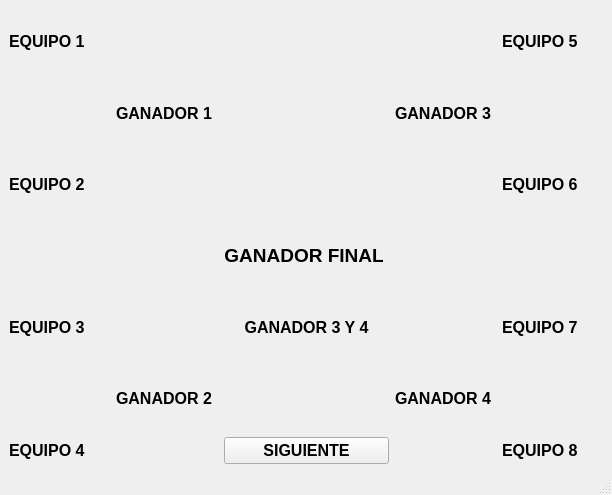
<?xml version="1.0" encoding="UTF-8"?>
<ui version="4.0">
 <class>MainWindow</class>
 <widget class="QMainWindow" name="MainWindow">
  <property name="geometry">
   <rect>
    <x>0</x>
    <y>0</y>
    <width>612</width>
    <height>495</height>
   </rect>
  </property>
  <property name="windowTitle">
   <string>Ventana 6</string>
  </property>
  <widget class="QWidget" name="centralwidget">
   <layout class="QGridLayout" name="gridLayout">
    <item row="0" column="4">
     <widget class="QLabel" name="label_5">
      <property name="font">
       <font>
        <pointsize>12</pointsize>
        <weight>75</weight>
        <bold>true</bold>
       </font>
      </property>
      <property name="text">
       <string>EQUIPO 5 </string>
      </property>
     </widget>
    </item>
    <item row="1" column="1">
     <widget class="QLabel" name="label_10">
      <property name="font">
       <font>
        <pointsize>12</pointsize>
        <weight>75</weight>
        <bold>true</bold>
       </font>
      </property>
      <property name="text">
       <string>GANADOR 1 </string>
      </property>
     </widget>
    </item>
    <item row="1" column="3">
     <widget class="QLabel" name="label_11">
      <property name="font">
       <font>
        <pointsize>12</pointsize>
        <weight>75</weight>
        <bold>true</bold>
       </font>
      </property>
      <property name="text">
       <string>GANADOR 3</string>
      </property>
     </widget>
    </item>
    <item row="2" column="0">
     <widget class="QLabel" name="label_2">
      <property name="font">
       <font>
        <pointsize>12</pointsize>
        <weight>75</weight>
        <bold>true</bold>
       </font>
      </property>
      <property name="text">
       <string>EQUIPO 2 </string>
      </property>
     </widget>
    </item>
    <item row="2" column="4">
     <widget class="QLabel" name="label_6">
      <property name="font">
       <font>
        <pointsize>12</pointsize>
        <weight>75</weight>
        <bold>true</bold>
       </font>
      </property>
      <property name="text">
       <string>EQUIPO 6</string>
      </property>
     </widget>
    </item>
    <item row="4" column="0">
     <widget class="QLabel" name="label_3">
      <property name="font">
       <font>
        <pointsize>12</pointsize>
        <weight>75</weight>
        <bold>true</bold>
       </font>
      </property>
      <property name="text">
       <string>EQUIPO 3 </string>
      </property>
     </widget>
    </item>
    <item row="4" column="4">
     <widget class="QLabel" name="label_7">
      <property name="font">
       <font>
        <pointsize>12</pointsize>
        <weight>75</weight>
        <bold>true</bold>
       </font>
      </property>
      <property name="text">
       <string>EQUIPO 7</string>
      </property>
     </widget>
    </item>
    <item row="5" column="1">
     <widget class="QLabel" name="label_9">
      <property name="font">
       <font>
        <pointsize>12</pointsize>
        <weight>75</weight>
        <bold>true</bold>
       </font>
      </property>
      <property name="text">
       <string>GANADOR 2</string>
      </property>
     </widget>
    </item>
    <item row="5" column="3">
     <widget class="QLabel" name="label_12">
      <property name="font">
       <font>
        <pointsize>12</pointsize>
        <weight>75</weight>
        <bold>true</bold>
       </font>
      </property>
      <property name="text">
       <string>GANADOR 4</string>
      </property>
     </widget>
    </item>
    <item row="6" column="0">
     <widget class="QLabel" name="label_4">
      <property name="font">
       <font>
        <pointsize>12</pointsize>
        <weight>75</weight>
        <bold>true</bold>
       </font>
      </property>
      <property name="text">
       <string>EQUIPO 4</string>
      </property>
     </widget>
    </item>
    <item row="6" column="4">
     <widget class="QLabel" name="label_8">
      <property name="font">
       <font>
        <pointsize>12</pointsize>
        <weight>75</weight>
        <bold>true</bold>
       </font>
      </property>
      <property name="text">
       <string>EQUIPO 8 </string>
      </property>
     </widget>
    </item>
    <item row="4" column="2">
     <widget class="QLabel" name="label_14">
      <property name="font">
       <font>
        <pointsize>12</pointsize>
        <weight>75</weight>
        <bold>true</bold>
       </font>
      </property>
      <property name="text">
       <string>GANADOR 3 Y 4</string>
      </property>
      <property name="alignment">
       <set>Qt::AlignCenter</set>
      </property>
     </widget>
    </item>
    <item row="6" column="2">
     <widget class="QPushButton" name="suiguiente_button">
      <property name="font">
       <font>
        <pointsize>12</pointsize>
        <weight>75</weight>
        <bold>true</bold>
       </font>
      </property>
      <property name="text">
       <string>SIGUIENTE</string>
      </property>
     </widget>
    </item>
    <item row="3" column="2">
     <widget class="QLabel" name="label_13">
      <property name="font">
       <font>
        <pointsize>14</pointsize>
        <weight>75</weight>
        <bold>true</bold>
       </font>
      </property>
      <property name="text">
       <string>GANADOR FINAL </string>
      </property>
      <property name="alignment">
       <set>Qt::AlignCenter</set>
      </property>
     </widget>
    </item>
    <item row="0" column="0">
     <widget class="QLabel" name="label">
      <property name="font">
       <font>
        <pointsize>12</pointsize>
        <weight>75</weight>
        <bold>true</bold>
       </font>
      </property>
      <property name="text">
       <string>EQUIPO 1</string>
      </property>
     </widget>
    </item>
   </layout>
  </widget>
  <widget class="QMenuBar" name="menubar">
   <property name="geometry">
    <rect>
     <x>0</x>
     <y>0</y>
     <width>612</width>
     <height>21</height>
    </rect>
   </property>
  </widget>
  <widget class="QStatusBar" name="statusbar"/>
 </widget>
 <resources/>
 <connections/>
</ui>
